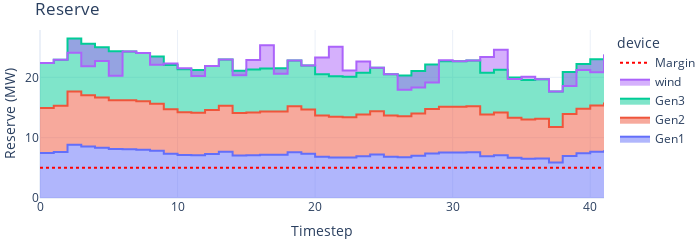

Notebook source saved alongside this figure:
### Code cell
fig=plots.plot_reserve(sim_result,simulator.optimiser,dynamic_margin=True, include_sum=False)
fig.update_layout(autosize=False,width=700,height=200,margin=dict(l=0,r=0,t=30,b=0),template="plotly_white",
                 legend_traceorder="reversed",title="Reserve")
fig.show()

### Figure 1 — Plotly figure (JSON) as saved in the notebook; plotly's stock layout.template omitted (floating-point values rounded to 4 significant figures)
{"data": [{"fillpattern": {"shape": ""}, "hovertemplate": "device=Gen1<br>time=%{x}<br>value=%{y}<extra></extra>", "legendgroup": "Gen1", "line": {"color": "#636efa", "shape": "hv"}, "marker": {"symbol": "circle"}, "mode": "lines", "name": "Gen1", "orientation": "v", "showlegend": true, "stackgroup": "1", "type": "scatter", "x": [0, 1, 2, 3, 4, 5, 6, 7, 8, 9, 10, 11, 12, 13, 14, 15, 16, 17, 18, 19, 20, 21, 22, 23, 24, 25, 26, 27, 28, 29, 30, 31, 32, 33, 34, 35, 36, 37, 38, 39, 40, 41], "xaxis": "x", "y": [7.46, 7.641, 8.818, 8.522, 8.336, 8.103, 8.094, 8.018, 7.822, 7.353, 7.116, 7.069, 7.294, 7.654, 7.037, 7.094, 7.162, 7.164, 7.602, 7.327, 6.844, 6.724, 6.698, 6.925, 7.193, 6.836, 6.77, 7.013, 7.375, 7.56, 7.561, 7.6, 6.926, 7.088, 6.661, 6.515, 6.561, 5.881, 6.956, 7.398, 7.668, 7.909], "yaxis": "y"}, {"fillpattern": {"shape": ""}, "hovertemplate": "device=Gen2<br>time=%{x}<br>value=%{y}<extra></extra>", "legendgroup": "Gen2", "line": {"color": "#EF553B", "shape": "hv"}, "marker": {"symbol": "circle"}, "mode": "lines", "name": "Gen2", "orientation": "v", "showlegend": true, "stackgroup": "1", "type": "scatter", "x": [0, 1, 2, 3, 4, 5, 6, 7, 8, 9, 10, 11, 12, 13, 14, 15, 16, 17, 18, 19, 20, 21, 22, 23, 24, 25, 26, 27, 28, 29, 30, 31, 32, 33, 34, 35, 36, 37, 38, 39, 40, 41], "xaxis": "x", "y": [7.46, 7.641, 8.818, 8.522, 8.336, 8.103, 8.094, 8.018, 7.822, 7.353, 7.116, 7.069, 7.294, 7.654, 7.037, 7.094, 7.162, 7.164, 7.602, 7.327, 6.844, 6.724, 6.698, 6.925, 7.193, 6.836, 6.77, 7.013, 7.375, 7.56, 7.561, 7.6, 6.926, 7.088, 6.661, 6.515, 6.561, 5.881, 6.956, 7.398, 7.668, 7.909], "yaxis": "y"}, {"fillpattern": {"shape": ""}, "hovertemplate": "device=Gen3<br>time=%{x}<br>value=%{y}<extra></extra>", "legendgroup": "Gen3", "line": {"color": "#00cc96", "shape": "hv"}, "marker": {"symbol": "circle"}, "mode": "lines", "name": "Gen3", "orientation": "v", "showlegend": true, "stackgroup": "1", "type": "scatter", "x": [0, 1, 2, 3, 4, 5, 6, 7, 8, 9, 10, 11, 12, 13, 14, 15, 16, 17, 18, 19, 20, 21, 22, 23, 24, 25, 26, 27, 28, 29, 30, 31, 32, 33, 34, 35, 36, 37, 38, 39, 40, 41], "xaxis": "x", "y": [7.46, 7.641, 8.818, 8.522, 8.336, 8.103, 8.094, 8.018, 7.822, 7.353, 7.116, 7.069, 7.294, 7.654, 7.037, 7.094, 7.162, 7.164, 7.602, 7.327, 6.844, 6.724, 6.698, 6.925, 7.193, 6.836, 6.77, 7.013, 7.375, 7.56, 7.561, 7.6, 6.926, 7.088, 6.661, 6.515, 6.561, 5.881, 6.956, 7.398, 7.668, 7.909], "yaxis": "y"}, {"fillpattern": {"shape": ""}, "hovertemplate": "device=wind<br>time=%{x}<br>value=%{y}<extra></extra>", "legendgroup": "wind", "line": {"color": "#ab63fa", "shape": "hv"}, "marker": {"symbol": "circle"}, "mode": "lines", "name": "wind", "orientation": "v", "showlegend": true, "stackgroup": "1", "type": "scatter", "x": [0, 1, 2, 3, 4, 5, 6, 7, 8, 9, 10, 11, 12, 13, 14, 15, 16, 17, 18, 19, 20, 21, 22, 23, 24, 25, 26, 27, 28, 29, 30, 31, 32, 33, 34, 35, 36, 37, 38, 39, 40, 41], "xaxis": "x", "y": [-4e-09, 8e-09, -2.372, -3.747, -2.304, -4.041, 0, -4.8e-08, -1.397, 0.2313, 0.1738, -0.9806, -1.2e-08, 4.4e-08, -0.7467, 1.609, 3.835, -0.9118, 2.4e-08, 3.6e-08, 2.777, 4.91, 1.059, 1.841, -8e-09, 8e-09, -2.381, -2.716, -2.983, 0.1619, 0, -8e-09, 2.61, 3.308, -0.2411, 0.564, 4e-09, 6.939e-18, -2.297, -0.9645, -2.152, 0.05565], "yaxis": "y"}, {"line": {"color": "red", "dash": "dot"}, "mode": "lines", "name": "Margin", "type": "scatter", "x": [0, 1, 2, 3, 4, 5, 6, 7, 8, 9, 10, 11, 12, 13, 14, 15, 16, 17, 18, 19, 20, 21, 22, 23, 24, 25, 26, 27, 28, 29, 30, 31, 32, 33, 34, 35, 36, 37, 38, 39, 40, 41], "y": [5, 5, 5, 5, 5, 5, 5, 5, 5, 5, 5, 5, 5, 5, 5, 5, 5, 5, 5, 5, 5, 5, 5, 5, 5, 5, 5, 5, 5, 5, 5, 5, 5, 5, 5, 5, 5, 5, 5, 5, 5, 5]}], "layout": {"autosize": false, "height": 200, "legend": {"title": {"text": "device"}, "tracegroupgap": 0, "traceorder": "reversed"}, "margin": {"b": 0, "l": 0, "r": 0, "t": 30}, "title": {"text": "Reserve"}, "width": 700, "xaxis": {"anchor": "y", "domain": [0, 1], "title": {"text": "Timestep"}}, "yaxis": {"anchor": "x", "domain": [0, 1], "title": {"text": "Reserve (MW)"}}}}
